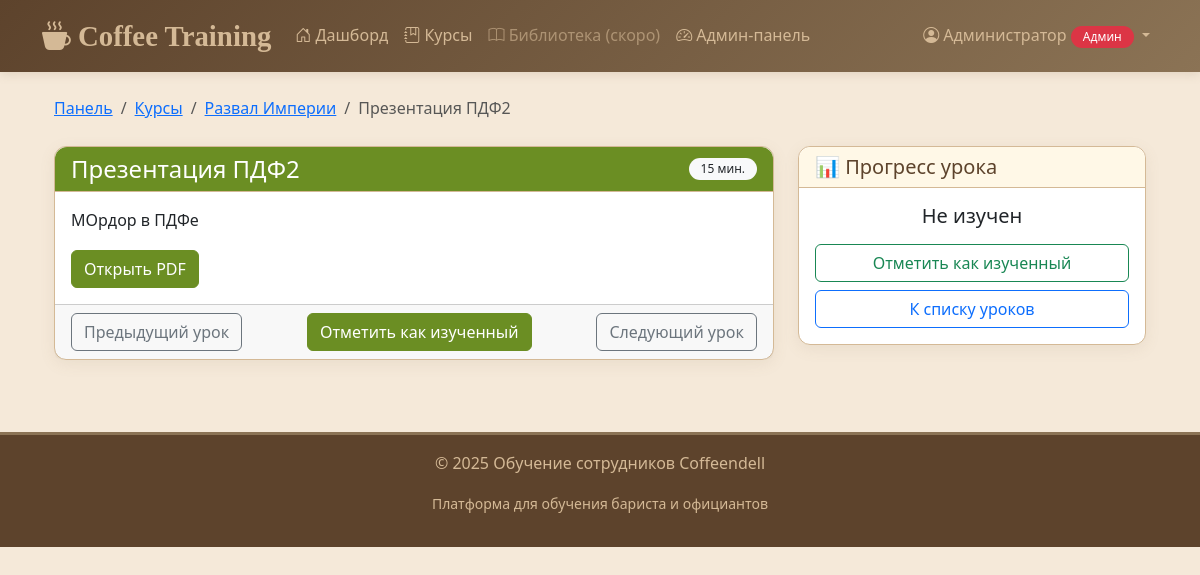
The page /course/3/lesson/5 (signed in) on the database its author committed.
### database.py (models this page shows)
class Course(db.Model):
    __tablename__ = 'course'
    id = db.Column(db.Integer, primary_key=True)
    title = db.Column(db.String(200), nullable=False)
    description = db.Column(db.Text)
    video_url = db.Column(db.String(500))
    category = db.Column(db.String(50), default='Базовый')  # Базовый/Для должности
    required_position = db.Column(db.String(50), default='Все')  # Для кого курс
    order = db.Column(db.Integer, default=0)  # Порядок в обучении
    is_published = db.Column(db.Boolean, default=True)
    created_at = db.Column(db.DateTime, default=datetime.utcnow)
    __table_args__ = (
        db.Index('idx_course_order', 'order'),
        db.Index('idx_course_category', 'category'),
    )
    materials = db.relationship('Material', backref='course', lazy=True, cascade='all, delete-orphan')
    sections = db.relationship('Section', backref='course', lazy=True, cascade='all, delete-orphan')
    tests = db.relationship('Test', backref='course', lazy=True, cascade='all, delete-orphan')
    user_progress = db.relationship('UserProgress', backref='course', lazy=True, cascade='all, delete-orphan')

class Lesson(db.Model):
    __tablename__ = 'lesson'
    id = db.Column(db.Integer, primary_key=True)
    section_id = db.Column(db.Integer, db.ForeignKey('section.id', ondelete='CASCADE'), nullable=False)
    title = db.Column(db.String(200), nullable=False)
    content = db.Column(db.Text)  # Текст урока или HTML
    type = db.Column(db.String(50), default='text')  # 'text', 'video', 'presentation', 'pdf'
    media_url = db.Column(db.String(500))  # Ссылка на видео/презентацию/файл
    duration = db.Column(db.Integer)  # Длительность в минутах (для видео)
    order = db.Column(db.Integer, default=0)  # Порядок в разделе
    is_required = db.Column(db.Boolean, default=True)
    created_at = db.Column(db.DateTime, default=datetime.utcnow)
    __table_args__ = (
        db.Index('idx_lesson_section_order', 'section_id', 'order'),
    )
    lesson_progress = db.relationship('LessonProgress', backref='lesson', lazy=True, cascade='all, delete-orphan')

### app.py (the view)
@app.route('/course/<int:course_id>/lesson/<int:lesson_id>')
@login_required
def view_lesson(course_id, lesson_id):
    course = Course.query.get_or_404(course_id)
    lesson = Lesson.query.get_or_404(lesson_id)
    if not session.get('is_admin'):
        user_position = session.get('position', 'Бариста')
        if course.required_position != 'Все' and course.required_position != user_position:
            flash('У вас нет доступа к этому курсу', 'danger')
            return redirect(url_for('view_courses'))
    section_lessons = Lesson.query.filter_by(section_id=lesson.section_id).order_by(Lesson.order).all()
    lesson_index = next((i for i, l in enumerate(section_lessons) if l.id == lesson.id), -1)
    prev_lesson = section_lessons[lesson_index - 1] if lesson_index > 0 else None
    next_lesson = section_lessons[lesson_index + 1] if lesson_index < len(section_lessons) - 1 else None
    return render_template('view_lesson.html',
                         course=course,
                         lesson=lesson,
                         prev_lesson=prev_lesson,
                         next_lesson=next_lesson)

### app.py (called while the page is built)
def login_required(f):
    @wraps(f)
    def decorated_function(*args, **kwargs):
        if 'user_id' not in session:
            return redirect(url_for('login'))
        return f(*args, **kwargs)
    return decorated_function

### templates/view_lesson.html (shortened to what this page needs)
{% extends "base.html" %}
{% block content %}
<div class="container">
    <nav aria-label="breadcrumb" class="mb-4">
        <ol class="breadcrumb">
            <li class="breadcrumb-item"><a href="/dashboard">Панель</a></li>
            <li class="breadcrumb-item"><a href="/courses">Курсы</a></li>
            <li class="breadcrumb-item"><a href="{{ url_for('course_detail', course_id=course.id) }}">{{ course.title }}</a></li>
            <li class="breadcrumb-item active">{{ lesson.title }}</li>
        </ol>
    </nav>
    <div class="row">
        <div class="col-md-8">
            <div class="card mb-4">
                <div class="card-header bg-primary text-white">
                    <div class="d-flex justify-content-between align-items-center">
                        <h4 class="mb-0">{{ lesson.title }}</h4>
                        {% if lesson.duration %}
                        <span class="badge bg-light text-dark">
                             {{ lesson.duration }} мин.
                        </span>
                        {% endif %}
                    </div>
                </div>
                <div class="card-body">
                    <div class="lesson-content">
                        {% if lesson.content %}
                            {{ lesson.content|safe }}
                        {% endif %}
                    </div>
                    {% if lesson.media_url %}
                        {% if 'youtube' in lesson.media_url %}
                        <div class="ratio ratio-16x9 mt-3">
                            <iframe src="{{ lesson.media_url }}"
                                    allowfullscreen
                                    allow="accelerometer; autoplay; clipboard-write; encrypted-media; gyroscope; picture-in-picture">
                            </iframe>
                        </div>
                        {% elif lesson.media_url.endswith('.pdf') %}
                        <div class="mt-3">
                            <a href="{{ lesson.media_url }}" class="btn btn-primary" target="_blank">
                                 Открыть PDF
                            </a>
                        </div>
                        {% else %}
                        <div class="mt-3">
                            <a href="{{ lesson.media_url }}" class="btn btn-primary" target="_blank">
                                <i class="fas fa-external-link-alt"></i> Открыть материал
                            </a>
                        </div>
                        {% endif %}
                    {% endif %}
                </div>
                <div class="card-footer">
                    <div class="d-flex justify-content-between align-items-center">
                        <div>
                            {% if prev_lesson %}
                            <a href="{{ url_for('view_lesson', course_id=course.id, lesson_id=prev_lesson.id) }}"
                               class="btn btn-outline-secondary">
                                 Предыдущий урок
                            </a>
                            {% endif %}
                        </div>
                        <button class="btn btn-success" onclick="markLessonCompleted({{ lesson.id }})"
                                id="completeLessonBtn">
                             Отметить как изученный
                        </button>
                        <div>
                            {% if next_lesson %}
                            <a href="{{ url_for('view_lesson', course_id=course.id, lesson_id=next_lesson.id) }}"
                               class="btn btn-outline-secondary">
                                Следующий урок
                            </a>
                            {% else %}
                            <a href="{{ url_for('course_detail', course_id=course.id) }}"
                               class="btn btn-outline-primary">
                                Завершить курс <i class="fas fa-flag-checkered"></i>
                            </a>
                            {% endif %}
                        </div>
                    </div>
                </div>
            </div>
        </div>
        <div class="col-md-4">
            <div class="card">
                <div class="card-header">
                    <h5 class="mb-0">📊 Прогресс урока</h5>
                </div>
                <div class="card-body">
                    <div class="text-center mb-3">
                        <h5 id="lessonStatus">Не изучен</h5>
                    </div>
                    <div class="d-grid gap-2">
                        <button class="btn btn-outline-success" onclick="markLessonCompleted({{ lesson.id }})">
                             Отметить как изученный
                        </button>
                        <a href="{{ url_for('course_detail', course_id=course.id) }}"
                           class="btn btn-outline-primary">
                             К списку уроков
                        </a>
                    </div>
                </div>
            </div>
        </div>
    </div>
</div>
{% endblock %}

### static/css/style.css (style rules this page uses)
:root { --coffee-brown: #8B7355; --coffee-light: #D4B996; --coffee-cream: #F5E9D9; --coffee-green: #6B8E23; --coffee-dark: #5D432C; --coffee-mocha: #A0522D; --coffee-latte: #FFF8E7; }
body { background-color: var(--coffee-cream); font-family: 'Segoe UI', Tahoma, Geneva, Verdana, sans-serif; color: var(--coffee-dark); line-height: 1.6; }
.btn-primary { background-color: var(--coffee-green); border-color: var(--coffee-green); color: white; }
.btn-success { background-color: var(--coffee-green); border-color: var(--coffee-green); }
.card { background-color: white; border: 1px solid var(--coffee-light); border-radius: 12px; box-shadow: 0 4px 15px rgba(139, 115, 85, 0.1); transition: transform 0.3s, box-shadow 0.3s; margin-bottom: 20px; }
.card-header { background-color: var(--coffee-latte); border-bottom: 1px solid var(--coffee-light); color: var(--coffee-dark); font-weight: 600; border-radius: 12px 12px 0 0 !important; }
.badge { font-weight: 500; padding: 5px 12px; border-radius: 20px; }
.bg-primary { background-color: var(--coffee-green) !important; }

### rows shown on the page
Course: title "Развал Империи"
Lesson: title "Презентация ПДФ2", duration "15", content "МОрдор в ПДФе"

### other values the page prints
{{ session.get('user_name', 'Пользователь') }} "Администратор"
